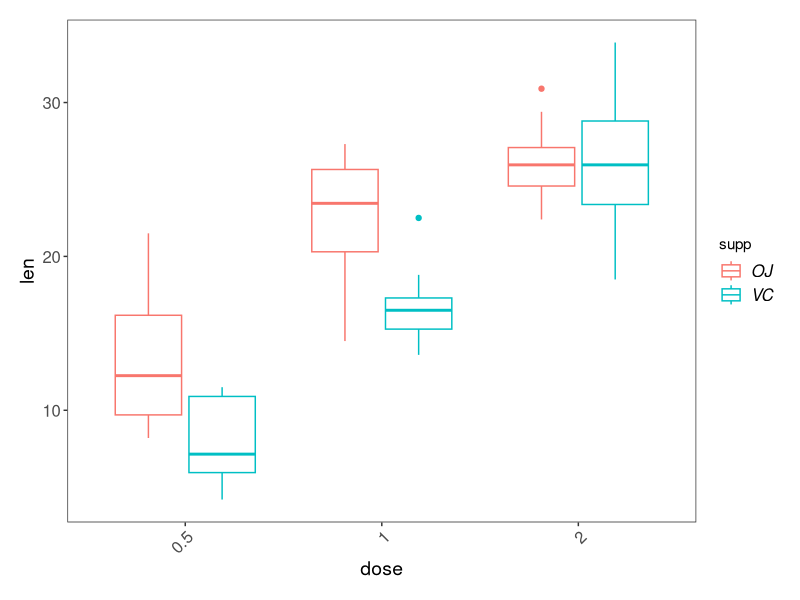

Source code (R):
##############################################################################
# Title: Coding Club Workshop: Linear Modeling Challenge
# Description: Using the ToothGrowth built-in dataset describing tooth growth
# in guinea pigs under different vitamin C treatments, answer the following questions:
# 1. Are higher doses of vitamin C beneficial for tooth growth?
# 2. Does the method of administration (orange juice, OJ, or ascorbic acid, VS)
# influence the effect of the dose?
# 3. What would be the predicted tooth length of a guinea pig given 1 mg of 
# vitamin C as ascorbic acid?
# Author: Molly Johnson, Bradley University/Oregon State University
# Date: 7/24/20
##############################################################################

# Libraries ----
library(dplyr)
library(tidyr)
library(ggplot2)

# Functions ----
theme.clean <- function(){
  theme_bw()+
    theme(axis.text.x = element_text(size = 12, angle = 45, vjust = 1, hjust = 1),
          axis.text.y = element_text(size = 12),
          axis.title.x = element_text(size = 14, face = "plain"),             
          axis.title.y = element_text(size = 14, face = "plain"),             
          panel.grid.major.x = element_blank(),                                          
          panel.grid.minor.x = element_blank(),
          panel.grid.minor.y = element_blank(),
          panel.grid.major.y = element_blank(),  
          plot.margin = unit(c(0.5, 0.5, 0.5, 0.5), units = , "cm"),
          plot.title = element_text(size = 20, vjust = 1, hjust = 0.5),
          legend.text = element_text(size = 12, face = "italic"),          
          legend.position = "right")
}

# load the dataset ----
ToothGrowth <- datasets::ToothGrowth
head(ToothGrowth)  # first few observations
tail(ToothGrowth)  # last few observations
str(ToothGrowth)  # types of variables
summary(ToothGrowth)  # summary of ToothGrowth dataset

# Analysis ----
# convert dose into a categorical variable
ToothGrowth$dose <- as.factor(ToothGrowth$dose)

head(ToothGrowth)  # first few observations
tail(ToothGrowth)  # last few observations
str(ToothGrowth)  # types of variables
summary(ToothGrowth)  # summary of ToothGrowth dataset

# run a model (ANOVA) using two interacting terms
tooth.m <- lm(len ~ dose*supp, data = ToothGrowth)
summary(tooth.m)

# Question answers
# The model is highly significant. together, dose and method explain
# around 77% of the variation in tooth growth (see adjusted R^2)

# 1. Are higher doses of vitamin C beneficial for tooth growth?
# -higher doses of vitamin C do promote tooth growth, but (see answer to question 2)

# 2. Does the method of administration (orange juice, OJ, or ascorbic acid, VS)
# influence the effect of the dose?
# the effect of dose on growth depends on the administration method

# 3. What would be the predicted tooth length of a guinea pig given 1 mg of 
# vitamin C as ascorbic acid?
# A guinea pig given 1 mg a day as ascorbic acid would be predicted to have a
# tooth growth of:
# 13.23 (growth for dose 0.5, orange juice)
#   9.47 (extra growth for 1.0 orange juice)
#   -5.25 (difference in growth linked to the ascorbic acid treatment for dose 0.5)
#   -0.68 (difference in growth for the interaction between dose 1.0 
#    and ascorbic acid treatment) = 16.77

# visualize the differences with a box plot:
ggplot(ToothGrowth, aes(x = dose, y = len))+
  geom_boxplot(aes(colour = supp)) +
  theme.clean()